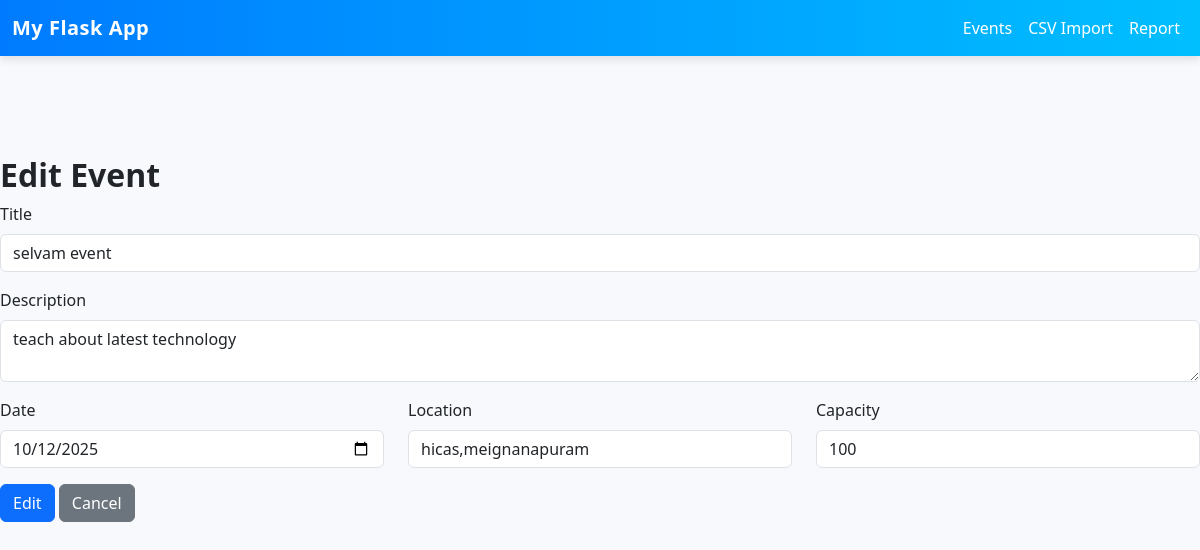
The app's page /events/2/edit with its own data.
### app.py (models this page shows, shortened)
class Event(db.Model):
    id = db.Column(db.Integer, primary_key=True)
    title = db.Column(db.String(200), nullable=False)
    description = db.Column(db.Text, nullable=True)
    date = db.Column(db.Date, nullable=False)
    location = db.Column(db.String(200), nullable=True)
    capacity = db.Column(db.Integer, nullable=False, default=0)
    tickets_sold = db.Column(db.Integer, nullable=False, default=0)
    attendees = db.relationship('Attendee', backref='event', cascade="all, delete-orphan")

### app.py (the view, shortened to what this page needs)
@app.route('/events/<int:event_id>/edit', methods=['GET', 'POST'])
def edit_event(event_id):
    event = Event.query.get_or_404(event_id)
    return render_template('event_form.html', action="Edit", event=event)

### templates/event_form.html
{% extends "base.html" %}
{% block content %}
<h2>{{ action }} Event</h2>
<form method="post">
  <div class="mb-3">
    <label class="form-label">Title</label>
    <input name="title" class="form-control" required value="{{ event.title if event else '' }}">
  </div>
  <div class="mb-3">
    <label class="form-label">Description</label>
    <textarea name="description" class="form-control">{{ event.description if event else '' }}</textarea>
  </div>
  <div class="row">
    <div class="mb-3 col-md-4">
      <label class="form-label">Date</label>
      <input name="date" class="form-control" type="date" required value="{{ event.date.strftime('%Y-%m-%d') if event else '' }}">
    </div>
    <div class="mb-3 col-md-4">
      <label class="form-label">Location</label>
      <input name="location" class="form-control" value="{{ event.location if event else '' }}">
    </div>
    <div class="mb-3 col-md-4">
      <label class="form-label">Capacity</label>
      <input name="capacity" class="form-control" type="number" min="0" required value="{{ event.capacity if event else 0 }}">
    </div>
  </div>
  <button class="btn btn-primary">{{ action }}</button>
  <a class="btn btn-secondary" href="{{ url_for('list_events') }}">Cancel</a>
</form>
{% endblock %}

### static/style.css (style rules this page uses)
body { background: #f7f9fc; }
h2 { font-weight: 600; }

### records on screen
Event: title "selvam event", description "teach about latest technology", date "10/12/2025", location "hicas,meignanapuram", capacity "100"

### other values on screen
{{ action }} "Edit"
